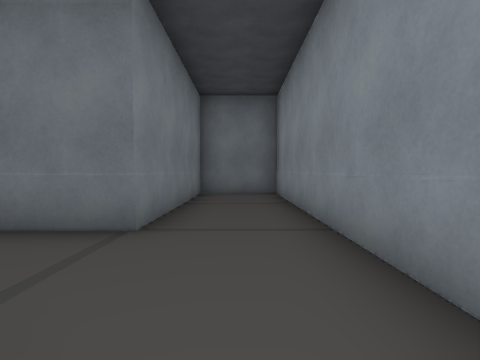
View 1 (above)

23 first-person views from a walk through a scene from a Unity 3-D project. The camera is 1.4 m above the floor, tilts 2° down and sees 85° across. Doors are open. The floor is counted in squares, 2 m on a side. Each view is taken from the middle of a square. On the plan, view 1 faces up. The plan holds only what a view shows up to about 9 squares ahead; the rest is blank. The place goes on beyond the plan. The player character is not drawn. Some surface patterns are stand-ins.

View 2
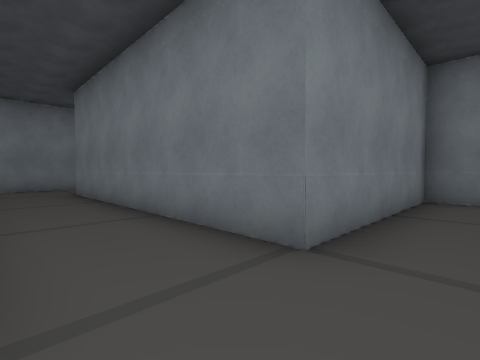

View 3
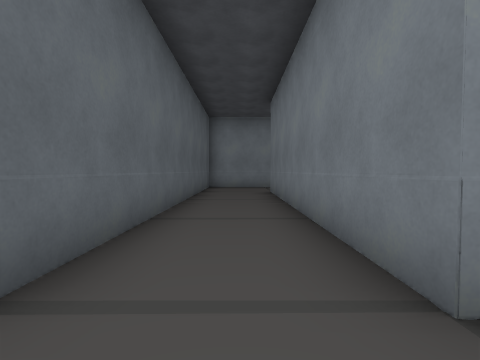

View 4
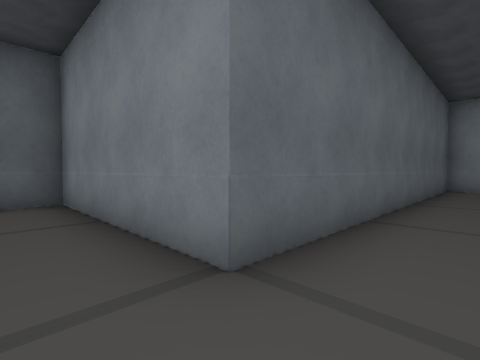

View 5
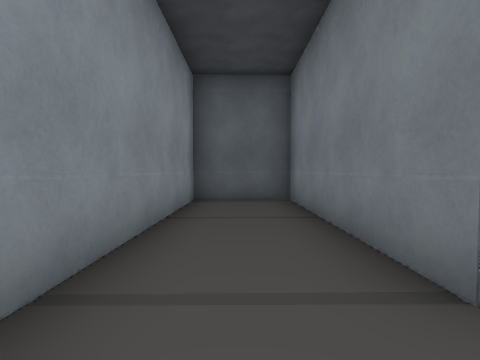

View 6
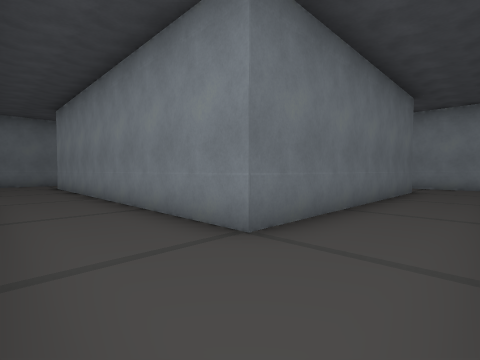

View 7
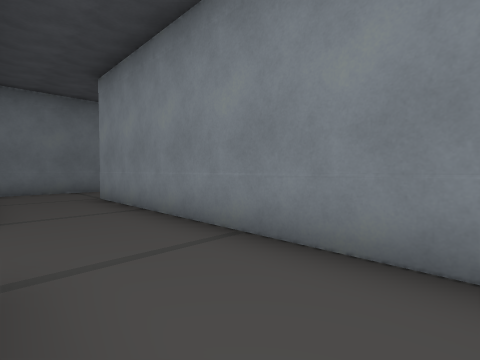

View 8
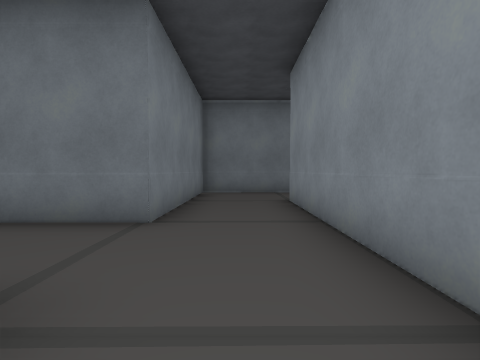

View 9
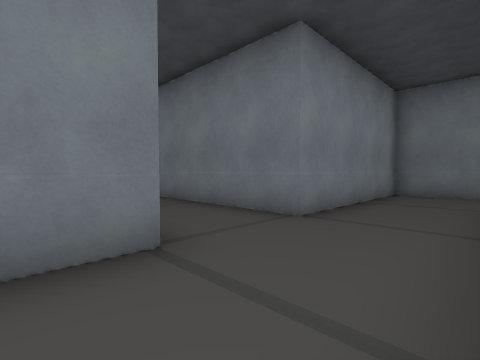

View 10
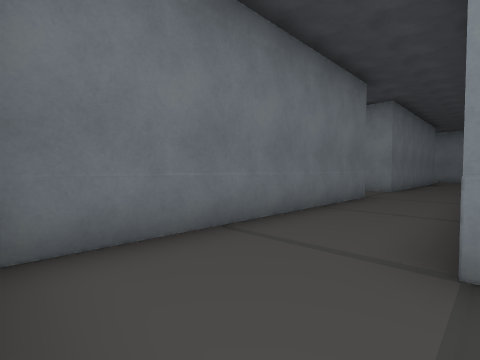

View 11
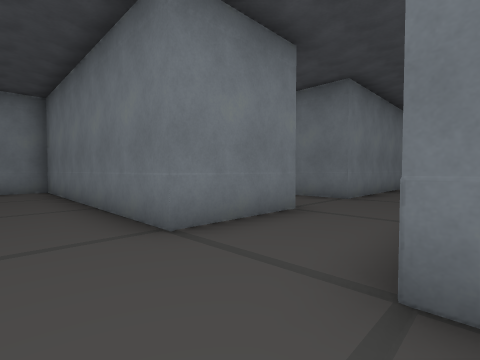

View 12
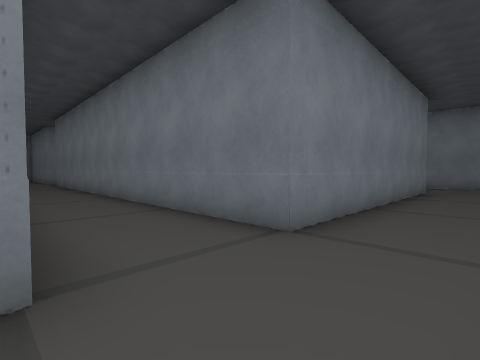

View 13
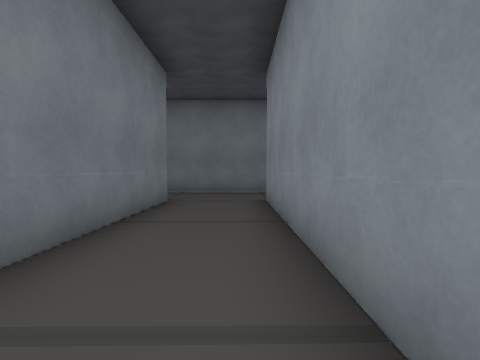

View 14
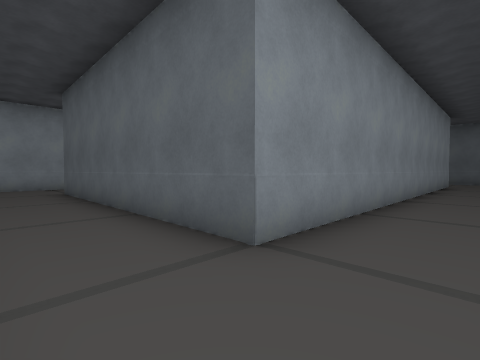

View 15
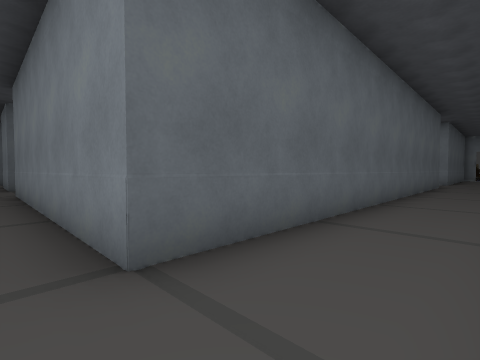

View 16
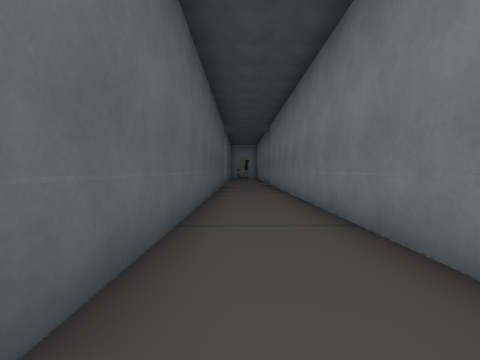

View 17
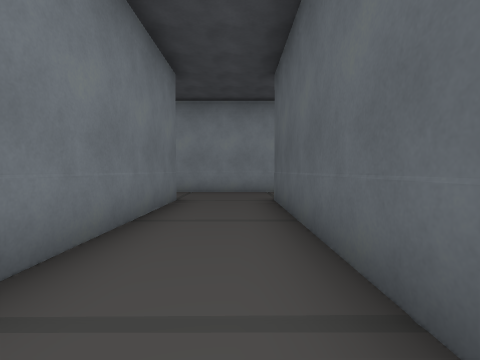

View 18
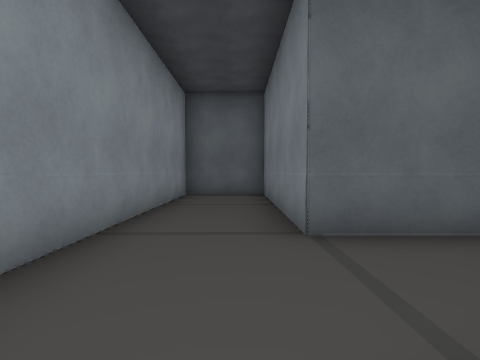

View 19
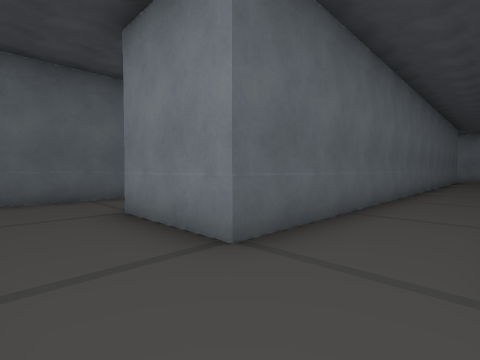

View 20
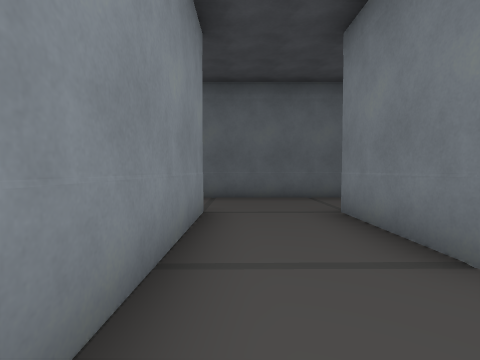

View 21
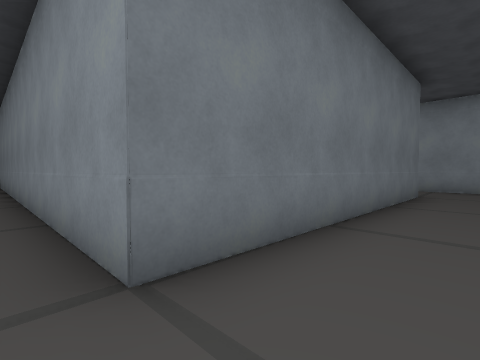

View 22
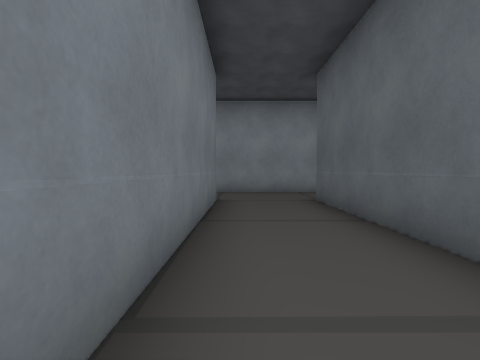

View 23
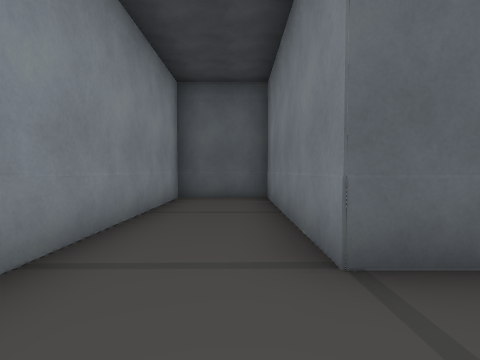

### Floor plan
Points are (right, up) in squares from view 1. A wall is a line through its corners. A room is listed if a view was taken in it or the views show most of it. See-through windows are left out.
Room 1 (views 1, 2, 3, 4, 5, 6, 7, 8, 9, 10, 11, 12, 13, 14, 15, 16, 17, 18, 19, 20, 21, 22, 23)
walls: (-4.8, 13.2) (-1, 13.2); (1.9, 13.2) (6.3, 13.2) (6.3, 8.2) (8.6, 8.2) (8.6, 16); (6.4, 15.6) (-1.4, 15.6) (-1.4, 28.2) (6.3, 28.2) (6.3, 23.2) (8.6, 23.2) (8.6, 31.1); (-13, 18.2) (-3.7, 18.2) (-3.7, 15.6) (-11.2, 15.6) (-11.2, 10.5) (-14.5, 10.5); (-11.2, 8.2) (-11.2, 7); (-1.1, 30.5) (-11.9, 30.5); (-11.2, 2.6) (-11.2, 0.7) (-1.2, 0.7) (-1.2, -4.3) (1.1, -4.3) (1.1, 8) (-1.2, 8) (-1.2, 3) (-8.8, 3) (-8.8, 13.2); (-14, 28.2) (-3.7, 28.2) (-3.7, 20.5) (-12.2, 20.5); (6.2, 30.5) (1.6, 30.5)

Where each view was taken, in squares from view 1:
view 1: 0 up, 0 right, facing up
view 2: 1 up, 0 right, facing up-left
view 3: 2 up, 0 right, facing left
view 4: 2 up, 0 right, facing down-left
view 5: 2 up, 0 right, facing down
view 6: 1 up, 11 left, facing up-right
view 7: 6 up, 11 left, facing up-right
view 8: 7 up, 10 left, facing up
view 9: 7 up, 9 left, facing up-left
view 10: 13 up, 11 left, facing up-right
view 11: 14 up, 1 left, facing up-left
view 12: 18 up, 2 left, facing up-left
view 13: 22 up, 2 left, facing up
view 14: 30 up, 3 left, facing down-right
view 15: 30 up, 3 left, facing down-left
view 16: 29 up, 3 left, facing left
view 17: 29 up, 0 right, facing right
view 18: 31 up, 7 right, facing down
view 19: 20 up, 2 left, facing down-left
view 20: 20 up, 2 left, facing down
view 21: 14 up, 2 left, facing up-right
view 22: 15 up, 0 right, facing right
view 23: 15 up, 7 right, facing down
